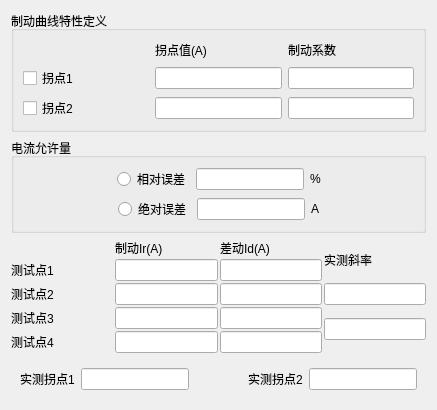
     <widget class="QWidget" name="tab_bl">
      <attribute name="title">
       <string>比率</string>
      </attribute>
      <layout class="QVBoxLayout" name="verticalLayout_16" stretch="2,2,3,1">
       <item>
        <widget class="QGroupBox" name="groupBox_7">
         <property name="title">
          <string>制动曲线特性定义</string>
         </property>
         <layout class="QGridLayout" name="gridLayout">
          <item row="0" column="0">
           <spacer name="horizontalSpacer_33">
            <property name="orientation">
             <enum>Qt::Horizontal</enum>
            </property>
            <property name="sizeHint" stdset="0">
             <size>
              <width>72</width>
              <height>20</height>
             </size>
            </property>
           </spacer>
          </item>
          <item row="0" column="1">
           <widget class="QLabel" name="label_29">
            <property name="text">
             <string>拐点值(A)</string>
            </property>
           </widget>
          </item>
          <item row="0" column="2">
           <widget class="QLabel" name="label_30">
            <property name="text">
             <string>制动系数</string>
            </property>
           </widget>
          </item>
          <item row="1" column="0">
           <widget class="QCheckBox" name="checkBox_5">
            <property name="text">
             <string>拐点1</string>
            </property>
           </widget>
          </item>
          <item row="1" column="1">
           <widget class="QLineEdit" name="lineEdit_14"/>
          </item>
          <item row="1" column="2">
           <widget class="QLineEdit" name="lineEdit_15"/>
          </item>
          <item row="2" column="0">
           <widget class="QCheckBox" name="checkBox_6">
            <property name="text">
             <string>拐点2</string>
            </property>
           </widget>
          </item>
          <item row="2" column="1">
           <widget class="QLineEdit" name="lineEdit_16"/>
          </item>
          <item row="2" column="2">
           <widget class="QLineEdit" name="lineEdit_17"/>
          </item>
         </layout>
        </widget>
       </item>
       <item>
        <widget class="QGroupBox" name="groupBox_8">
         <property name="title">
          <string>电流允许量</string>
         </property>
         <layout class="QVBoxLayout" name="verticalLayout_11">
          <item>
           <layout class="QHBoxLayout" name="horizontalLayout_18">
            <item>
             <spacer name="horizontalSpacer_34">
              <property name="orientation">
               <enum>Qt::Horizontal</enum>
              </property>
              <property name="sizeHint" stdset="0">
               <size>
                <width>40</width>
                <height>20</height>
               </size>
              </property>
             </spacer>
            </item>
            <item>
             <widget class="QRadioButton" name="radioButton_3">
              <property name="text">
               <string>相对误差</string>
              </property>
             </widget>
            </item>
            <item>
             <widget class="QLineEdit" name="lineEdit_18"/>
            </item>
            <item>
             <widget class="QLabel" name="label_31">
              <property name="text">
               <string>%</string>
              </property>
             </widget>
            </item>
            <item>
             <spacer name="horizontalSpacer_36">
              <property name="orientation">
               <enum>Qt::Horizontal</enum>
              </property>
              <property name="sizeHint" stdset="0">
               <size>
                <width>40</width>
                <height>20</height>
               </size>
              </property>
             </spacer>
            </item>
           </layout>
          </item>
          <item>
           <layout class="QHBoxLayout" name="horizontalLayout_19">
            <item>
             <spacer name="horizontalSpacer_35">
              <property name="orientation">
               <enum>Qt::Horizontal</enum>
              </property>
              <property name="sizeHint" stdset="0">
               <size>
                <width>40</width>
                <height>20</height>
               </size>
              </property>
             </spacer>
            </item>
            <item>
             <widget class="QRadioButton" name="radioButton_4">
              <property name="text">
               <string>绝对误差</string>
              </property>
             </widget>
            </item>
            <item>
             <widget class="QLineEdit" name="lineEdit_19"/>
            </item>
            <item>
             <widget class="QLabel" name="label_32">
              <property name="text">
               <string>A</string>
              </property>
             </widget>
            </item>
            <item>
             <spacer name="horizontalSpacer_37">
              <property name="orientation">
               <enum>Qt::Horizontal</enum>
              </property>
              <property name="sizeHint" stdset="0">
               <size>
                <width>40</width>
                <height>20</height>
               </size>
              </property>
             </spacer>
            </item>
           </layout>
          </item>
         </layout>
        </widget>
       </item>
       <item>
        <layout class="QHBoxLayout" name="horizontalLayout_21" stretch="1,1,1,1">
         <property name="spacing">
          <number>2</number>
         </property>
         <item>
          <layout class="QVBoxLayout" name="verticalLayout_12">
           <item>
            <spacer name="horizontalSpacer_38">
             <property name="orientation">
              <enum>Qt::Horizontal</enum>
             </property>
             <property name="sizeHint" stdset="0">
              <size>
               <width>85</width>
               <height>20</height>
              </size>
             </property>
            </spacer>
           </item>
           <item>
            <widget class="QLabel" name="label_36">
             <property name="text">
              <string>测试点1</string>
             </property>
            </widget>
           </item>
           <item>
            <widget class="QLabel" name="label_37">
             <property name="text">
              <string>测试点2</string>
             </property>
            </widget>
           </item>
           <item>
            <widget class="QLabel" name="label_38">
             <property name="text">
              <string>测试点3</string>
             </property>
            </widget>
           </item>
           <item>
            <widget class="QLabel" name="label_39">
             <property name="text">
              <string>测试点4</string>
             </property>
            </widget>
           </item>
          </layout>
         </item>
         <item>
          <layout class="QVBoxLayout" name="verticalLayout_13">
           <item>
            <widget class="QLabel" name="label_33">
             <property name="text">
              <string>制动Ir(A)</string>
             </property>
            </widget>
           </item>
           <item>
            <widget class="QLineEdit" name="lineEdit_20"/>
           </item>
           <item>
            <widget class="QLineEdit" name="lineEdit_23"/>
           </item>
           <item>
            <widget class="QLineEdit" name="lineEdit_25"/>
           </item>
           <item>
            <widget class="QLineEdit" name="lineEdit_27"/>
           </item>
          </layout>
         </item>
         <item>
          <layout class="QVBoxLayout" name="verticalLayout_14">
           <item>
            <widget class="QLabel" name="label_34">
             <property name="text">
              <string>差动Id(A)</string>
             </property>
            </widget>
           </item>
           <item>
            <widget class="QLineEdit" name="lineEdit_21"/>
           </item>
           <item>
            <widget class="QLineEdit" name="lineEdit_22"/>
           </item>
           <item>
            <widget class="QLineEdit" name="lineEdit_31"/>
           </item>
           <item>
            <widget class="QLineEdit" name="lineEdit_30"/>
           </item>
          </layout>
         </item>
         <item>
          <layout class="QVBoxLayout" name="verticalLayout_15" stretch="1,2,2">
           <item>
            <widget class="QLabel" name="label_35">
             <property name="minimumSize">
              <size>
               <width>0</width>
               <height>0</height>
              </size>
             </property>
             <property name="maximumSize">
              <size>
               <width>16777215</width>
               <height>20</height>
              </size>
             </property>
             <property name="text">
              <string>实测斜率</string>
             </property>
            </widget>
           </item>
           <item>
            <widget class="QLineEdit" name="lineEdit_24"/>
           </item>
           <item>
            <widget class="QLineEdit" name="lineEdit_26"/>
           </item>
          </layout>
         </item>
        </layout>
       </item>
       <item>
        <widget class="QWidget" name="widget_2" native="true">
         <layout class="QHBoxLayout" name="horizontalLayout_20">
          <item>
           <widget class="QLabel" name="label_40">
            <property name="text">
             <string>实测拐点1</string>
            </property>
           </widget>
          </item>
          <item>
           <widget class="QLineEdit" name="lineEdit_28"/>
          </item>
          <item>
           <spacer name="horizontalSpacer_39">
            <property name="orientation">
             <enum>Qt::Horizontal</enum>
            </property>
            <property name="sizeHint" stdset="0">
             <size>
              <width>16</width>
              <height>20</height>
             </size>
            </property>
           </spacer>
          </item>
          <item>
           <widget class="QLabel" name="label_41">
            <property name="text">
             <string>实测拐点2</string>
            </property>
           </widget>
          </item>
          <item>
           <widget class="QLineEdit" name="lineEdit_29"/>
          </item>
         </layout>
        </widget>
       </item>
      </layout>
     </widget>
